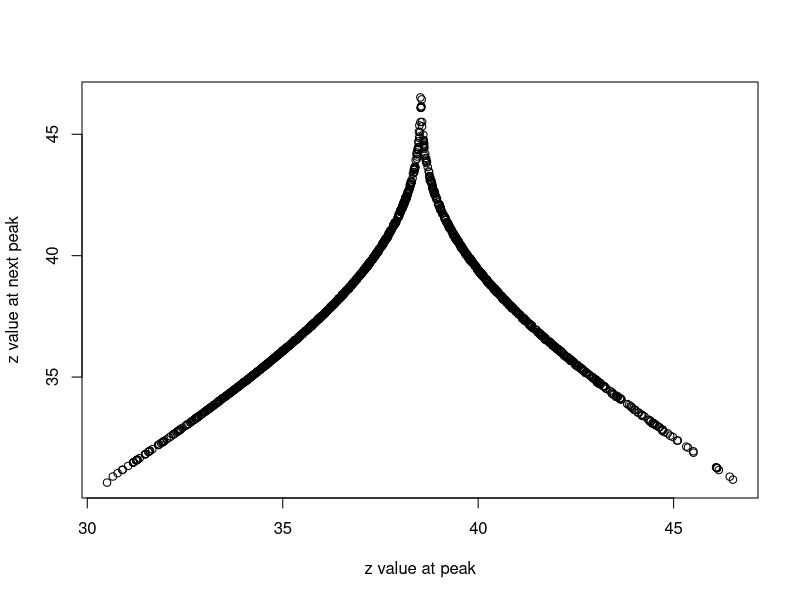

Write the R code that produced this figure.
rm(list=ls())

tmax=1000  # simulation time
IC <- c(X = -10, Y = -10, Z = 30)  # initial condition

parameters <- c(b = 8/3, sigma = 10, r = 28)

# Define the Lorenz system
Lorenz<-function(t, state, parameters) {
  with(as.list(c(state, parameters)),{
    # rate of change
    dX <- sigma*(Y-X)
    dY <- r*X-Y-X*Z
    dZ <- X*Y-b*Z
    
    # return the rate of change
    list(c(dX, dY, dZ))
  }) # end with(as.list ...
}

times <- seq(0, tmax, by = 0.01)  # times to solve the system for

library(deSolve)
traj <- ode(y = IC, times = times, func = Lorenz, parms = parameters)
traj <- as.data.frame(traj)

z <- traj$Z

# Find all the peak z values
zmax <- 0
counter <- 1
for (i in 2:(length(z)-1)) {
  if (z[i-1]<z[i] & z[i+1]<z[i]) {
    zmax[counter] <- z[i]
    counter <- counter+1
  }
}

plot(zmax[1:(counter-1)], zmax[2:counter], xlab="z value at peak",
     ylab="z value at next peak")
